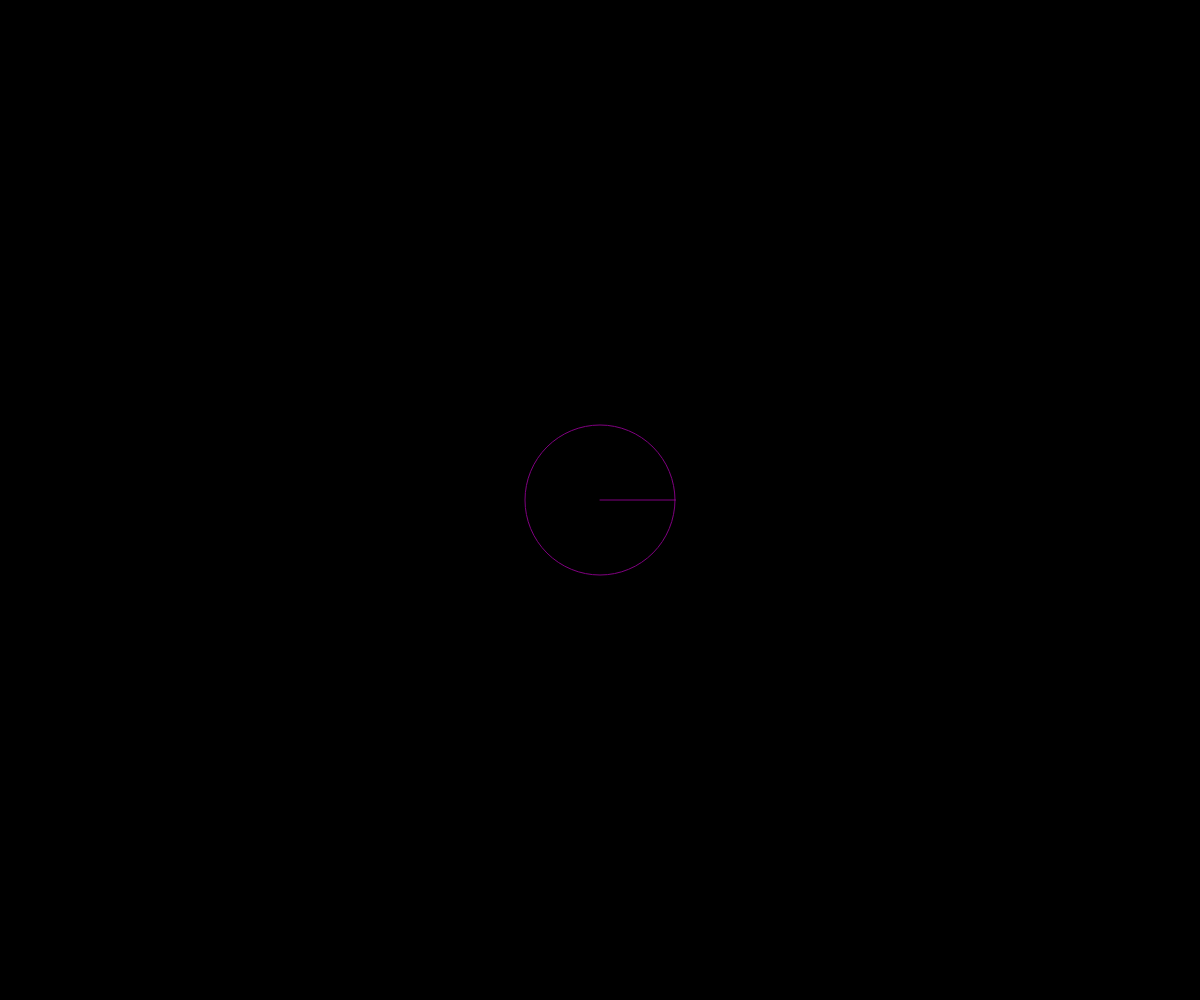
Frame 1 (no input)
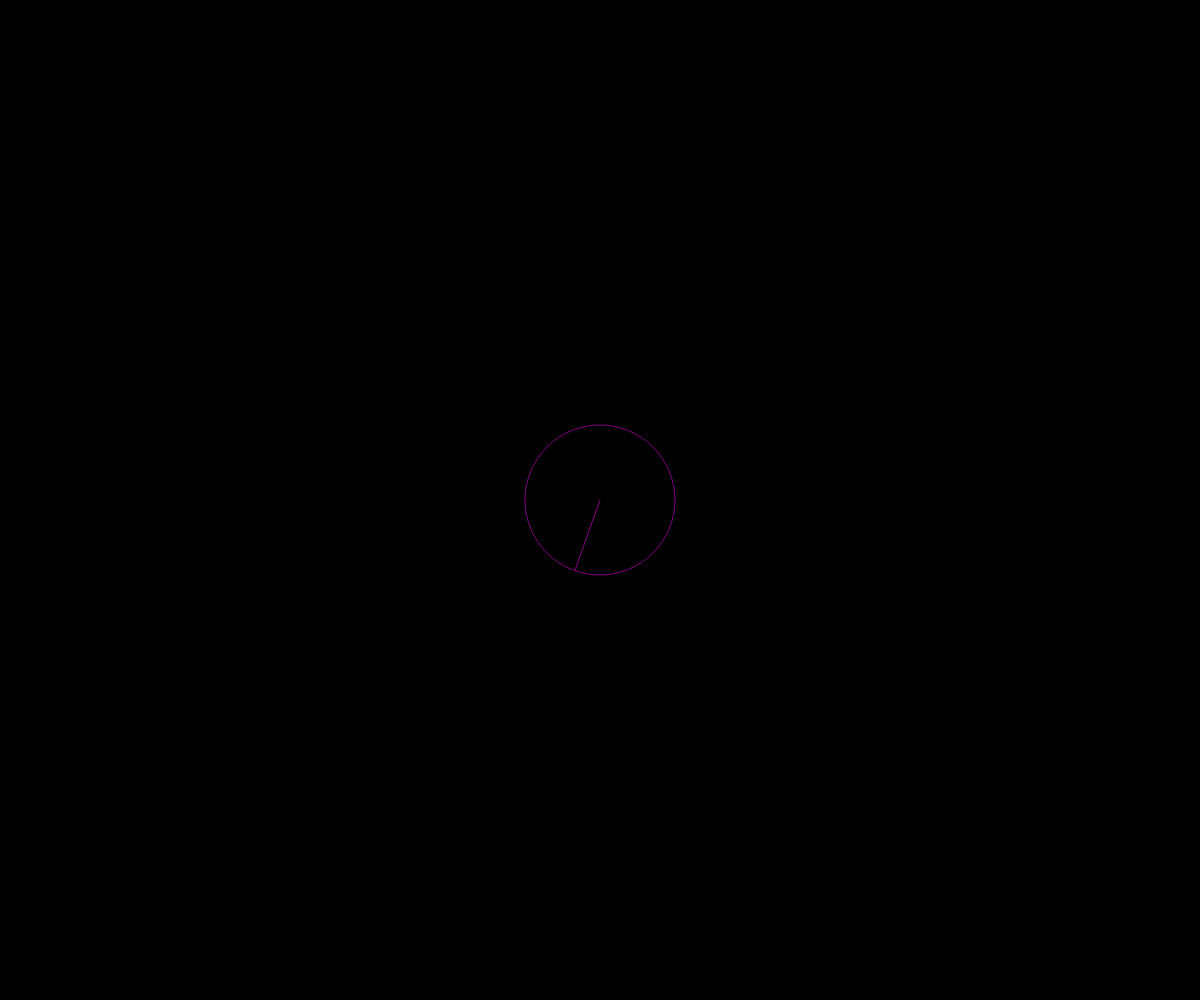
Frame 60 (no input)
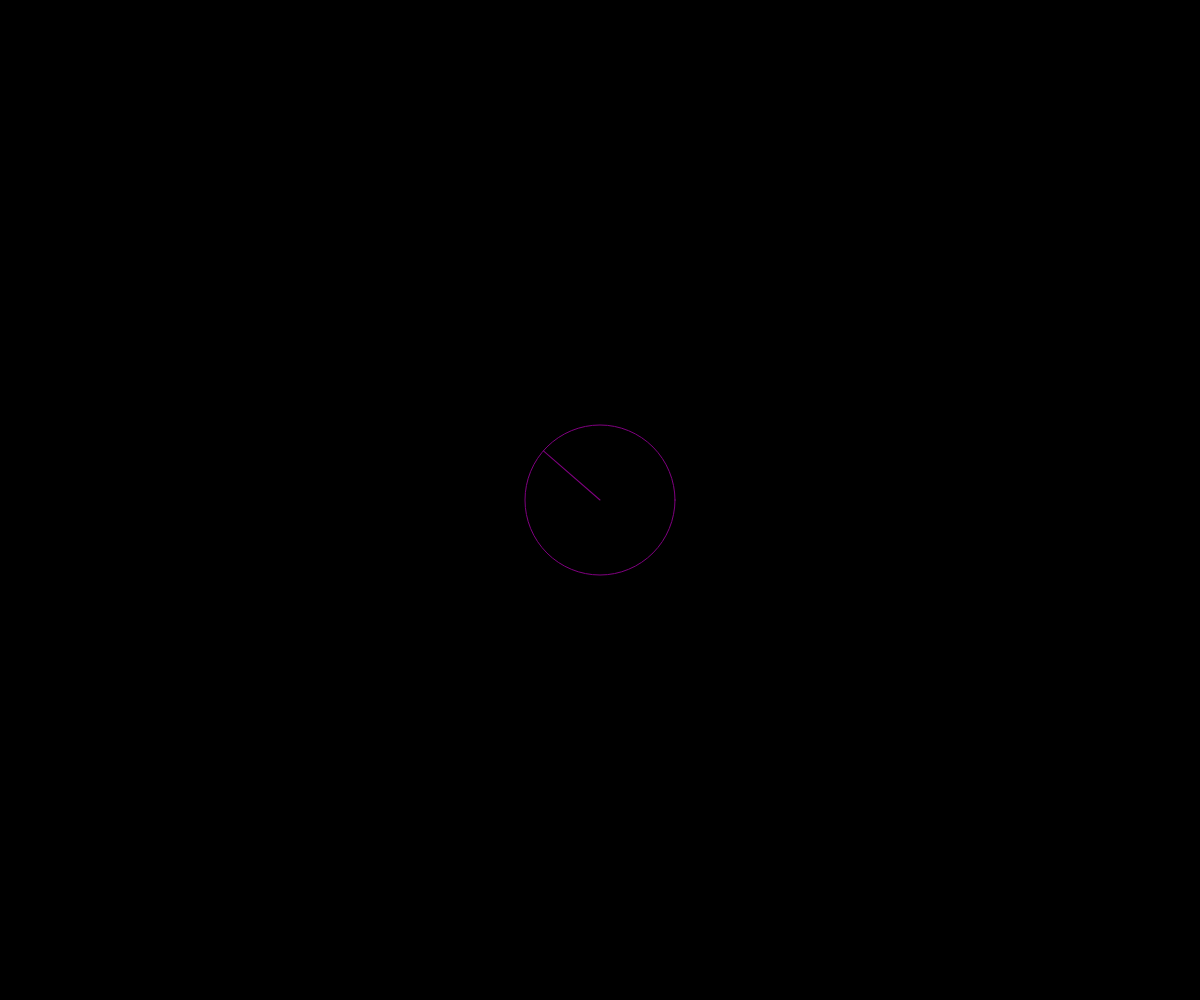
Frame 120 (the mouse pressed at the canvas centre since frame 60)

The p5.js sketch that drew these frames (run headless with seeded random() and noise() and a simulated clock; from frame 60 on, the mouse is pressed at the canvas centre):

// p5.js sketch
// ── sketch.js
let angle;
let rotSpeed;


function setup() {
  // Create a canvas that fills the entire browser window
  
  createCanvas(windowWidth, windowHeight);
  angleMode(DEGREES);

  angle = 0;
  rotSpeed = random(-1 , 3);
  

}

function draw() {
  // Set background to black
  background(0);

  push();
  translate(width/2, height/2);
  let circleSize = 150;
  stroke('purple');
  noFill();
  circle(0, 0, circleSize);
  rotate(angle);
  line(0, 0, circleSize/2, 0);
  pop();

  angle += rotSpeed;
}
